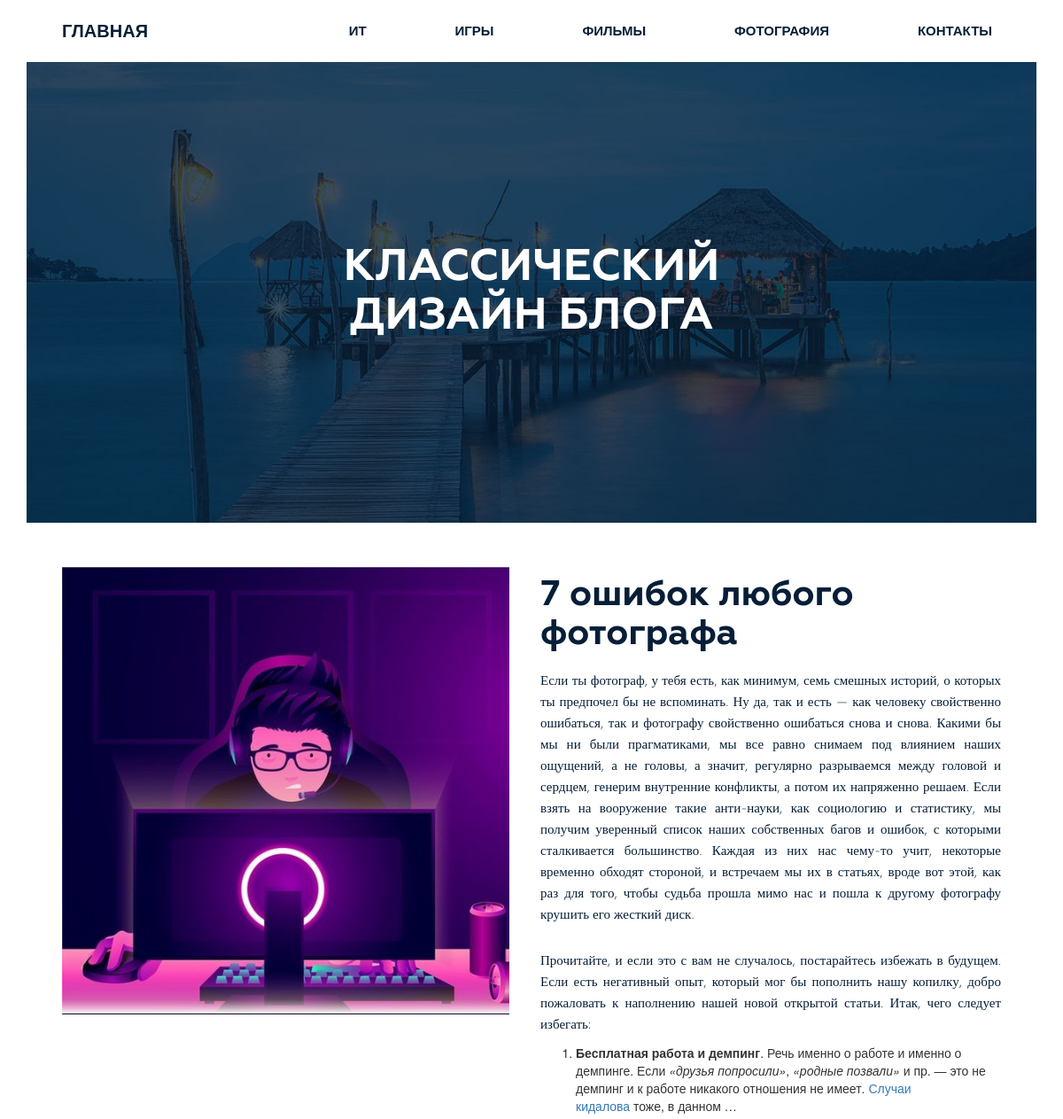
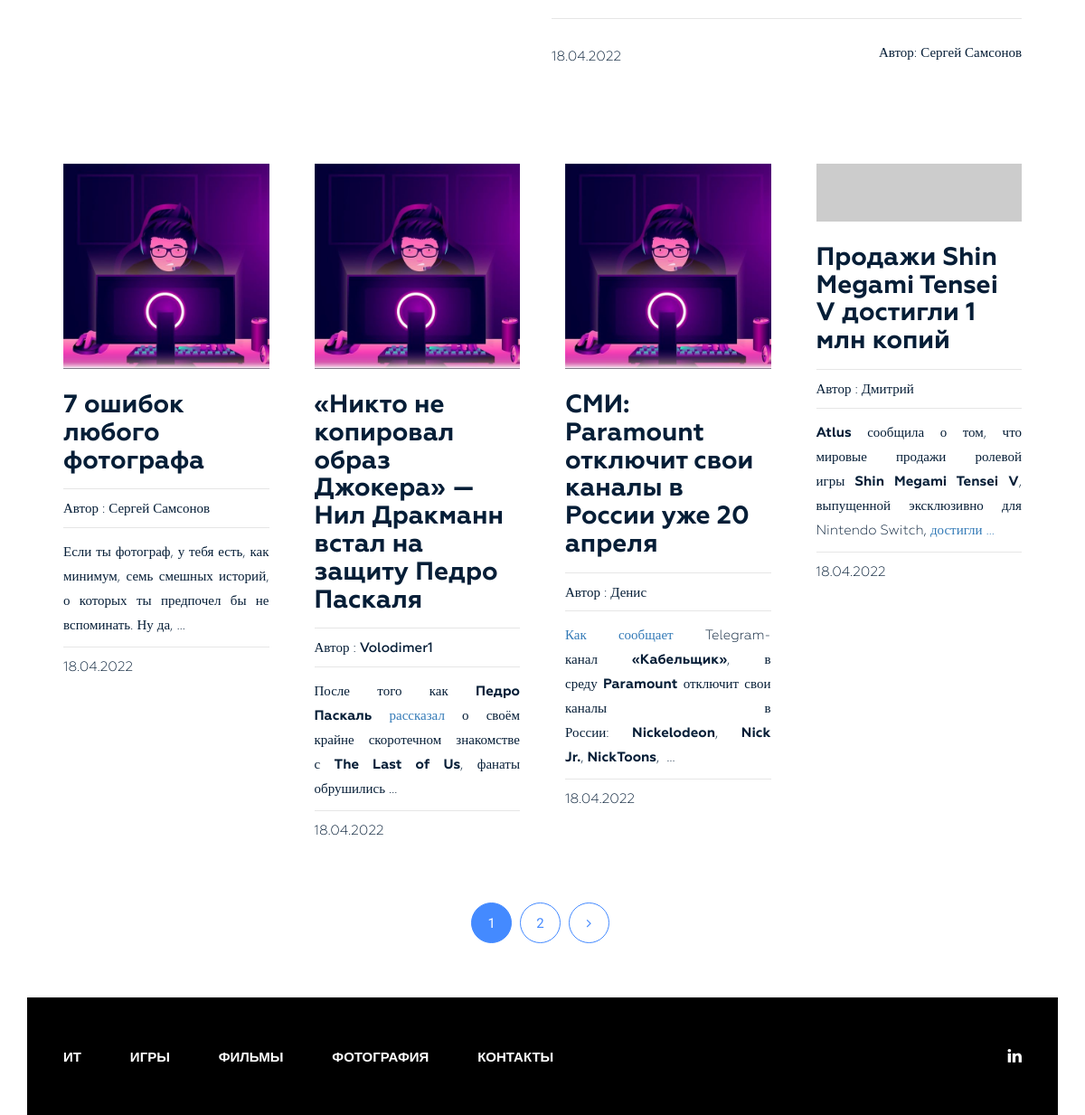
The page / on the database its author committed (2 pictures, top to bottom).
### blog/models.py (models this page shows, shortened)
class Category(models.Model):
    title = models.CharField(max_length=255)
    slug = models.SlugField(max_length=255, verbose_name='url', unique=True)
    def get_absolute_url(self):
        return reverse('category', kwargs={"slug": self.slug})
    class Meta:
        verbose_name = 'Категория(ю)'
        verbose_name_plural = 'Категории'
        ordering = ['title']

class Post(models.Model):
    title = models.CharField(max_length=255)
    slug = models.SlugField(max_length=255, verbose_name='url', unique=True)
    author = models.CharField(max_length=255)
    content = models.TextField(blank=True)
    created_at = models.DateTimeField(auto_now_add=True, verbose_name='Опубликовано')
    photo = models.ImageField(upload_to='photos/%Y/%m/%d', blank=True)
    views = models.IntegerField(default=0, verbose_name='Кол-во просмотров')
    category = models.ForeignKey(Category, on_delete=models.PROTECT, related_name='posts')
    tags = models.ManyToManyField(Tag, blank=True, related_name='posts')
    def __str__(self):
        return self.title
    def get_absolute_url(self):
        return reverse('post', kwargs={"slug": self.slug})
    class Meta:
        verbose_name = 'Статья(ю)'
        verbose_name_plural = 'Статьи'
        ordering = ['-created_at']

### blog/views.py (the view)
# urls.py: path('', Home.as_view(), name='home'),
class Home(ListView):
    model = Post
    template_name = 'blog/index.html'
    context_object_name = 'posts'
    paginate_by = 4
    def get_context_data(self, *, object_list=None, **kwargs):
        context = super().get_context_data(**kwargs)
        context['title'] = 'Classic Blog Design'
        return context

### blog/templatetags/menu.py (called while the page is built)
@register.inclusion_tag('blog/menu_tpl.html')
def show_menu(menu_class='menu'):
    categories = Category.objects.all()
    return {"categories": categories, "menu_class": menu_class}

### blog/templatetags/popular.py (called while the page is built)
@register.inclusion_tag('blog/popular_post_tpl.html')
def get_popular_post(cnt=1):
    post_pop = Post.objects.order_by('-views')[:cnt]
    print({'post_pop': post_pop})
    return {'post_pop': post_pop}

### blog/templates/blog/index.html (shortened to what this page needs)
{% extends 'base.html' %}
{% load static %}
{% load popular %}
{% block content %}
<section class="bg-text-area">
    <div class="container">
        <div class="row">
            <div class="col-md-12">
                <div class="bg-text">
                    <h3>Классический дизайн блога</h3>
                </div>
            </div>
        </div>
    </div>
</section>
<section class="blog-post-area">
    <div class="container">
        <div class="row">
            <div class="blog-post-area-style">
                {% get_popular_post %}
                {% for post in posts %}
                <div class="col-md-3">
                    <div class="single-post">
                        {% if post.photo %}
                        <img src="{{ post.photo.url }}" alt="{{ post.title }}">
                        {% else %}
                        <img src="https://picsum.photos/id/1060/300/201/?blur=2" alt="{{ post.title }}">
                        {% endif %}
                        <h3><a href="{{ post.get_absolute_url }}">{{ post.title }}</a></h3>
                        <h4><span>Автор : <span class="author-name">{{ post.author }}</span></span>
                        </h4>
                        {{ post.content|truncatewords_html:20|safe }}
                        <h4><span>{{ post.created_at|date:"d.m.Y" }}</span></h4>
                    </div>
                </div>
                {% endfor %}
            </div>
        </div>
    </div>
    {% if page_obj.has_other_pages %}
    <div class="pegination">
        <div class="nav-links">
            {% for p in page_obj.paginator.page_range %}
                {% if page_obj.number == p %}
                <span class="page-numbers current">{{ p }}</span>
                {% elif p > page_obj.number|add:-3 and p < page_obj.number|add:3 %}
                <a class="page-numbers" href="?page={{ p }}">{{ p }}</a>
                {% endif %}
            {% endfor %}
            {% if page_obj.has_next %}
            <a class="page-numbers" href="?page={{ page_obj.next_page_number }}"><i class="fa fa-angle-right" aria-hidden="true"></i></a>
            {% endif %}
        </div>
    </div>
    {% endif %}
</section>
{% endblock %}

### templates/base.html (shortened to what this page needs)
{% load static %}
{% load cache %}
<!DOCTYPE html>
<html lang="en">
<head>
    <link rel="stylesheet" href="{% static 'css/bootstrap.css' %}">
    <link rel="stylesheet" href="{% static 'css/contact.css' %}">
    <link rel="stylesheet" href="{% static 'css/font-awesome.min.css' %}">
    <link rel="stylesheet" href="{% static 'css/owl.carousel.min.css' %}">
    <link rel="stylesheet" href="{% static 'css/owl.theme.default.min.css' %}">
    <link rel="stylesheet" href="{% static 'style.css' %}">
    <link rel="stylesheet" href="{% static 'responsive.css' %}">
</head>
<body>
    <div class="wrapper">
        {% cache 20 header %}
        {% include 'inc/_header.html' %}
        {% endcache %}
        {% block content %}{% endblock %}
        {% cache 20 footer %}
        {% include 'inc/_footer.html' %}
        {% endcache %}
    </div>
</body>
</html>

### templates/inc/_header.html
{% load menu %}
<header class="header">
    <div class="container">
        <div class="row">
            <div class="col-md-2">
                <div class="logo">
                    <h2><a href="{% url 'home' %}">Главная</a></h2>
                </div>
            </div>
            <div class="col-md-10">
                {% show_menu %}
            </div>
        </div>
    </div>
</header>

### blog/templates/blog/menu_tpl.html
<div class="{{ menu_class }}">
    <ul>
        {% for item in categories %}
        <li><a href="{{ item.get_absolute_url }}">{{ item.title }}</a></li>
        {% endfor %}
        <li><a href="{% url 'contact' %}">Контакты</a></li>
    </ul>
</div>

### blog/templates/blog/popular_post_tpl.html
<div class="col-md-12">
    <div class="single-post-big">
        {% for post in post_pop %}
        <div class="big-image">
            {% if post.photo %}
            <img src="{{ post.photo.url }}" alt="{{ post.title }}">
            {% else %}
            <img src="https://picsum.photos/id/1060/300/201/?blur=2" alt="{{ post.title }}">
            {% endif %}
        </div>
        <div class="big-text">
            <h3><a href="{{ post.get_absolute_url }}">{{ post.title }}</a></h3>
            {{post.content|truncatewords_html:200|safe }}
            <h4><span class="date">{{ post.created_at|date:"d.m.Y" }}</span><span class="author">Автор: <span
                    class="author-name">{{ post.author }}</span></span>
            </h4>
        </div>
        {% endfor %}
    </div>
</div>

### templates/inc/_footer.html
{% load menu %}
<footer class="footer">
    <div class="container">
        <div class="row">
            <div class="col-md-12">
                <div class="footer-bg">
                    <div class="row">
                        <div class="col-md-9">
                            {% show_menu 'footer-menu' %}
                        </div>
                        <div class="col-md-3">
                            <div class="footer-icon">
                                <p><a href="https://www.linkedin.com/in/diana-p-a649691b5/"><i class="fa fa-linkedin"
                                                                                               aria-hidden="true"></i></a>
                                </p>
                            </div>
                        </div>
                    </div>
                </div>
            </div>
        </div>
    </div>
</footer>

### siteblog/static/css/contact.css (style rules this page uses)
* { box-sizing: border-box; }

### rows shown on the page
Category: title "ИТ"
Category: title "ИГРЫ"
Category: title "ФИЛЬМЫ"
Category: title "ФОТОГРАФИЯ"
Post: photo (picture), title "7 ошибок любого фотографа", content "Если ты фотограф, у тебя есть, как минимум, семь смешных историй, о которых ты предпочел бы не вспоминать. Ну да, так и есть — как человеку свойственно ошибаться, так и фотографу свойственно ошибаться снова и снова. Какими бы мы ни были прагматиками, мы все равно снимаем под влиянием наших ощущений, а не головы, а значит, регулярно разрываемся между головой и сердцем, генерим внутренние конфликты, а потом их напряженно решаем. Если взять на вооружение такие анти-науки, как социологию и статистику, мы получим уверенный список наших собственных багов и ошибок, с которыми сталкивается большинство. Каждая из них нас чему-то учит, некоторые временно обходят стороной, и встречаем мы их в статьях,…", created_at "18.04.2022", author "Сергей Самсонов", content "Если ты фотограф, у тебя есть, как минимум, семь смешных историй, о которых ты предпочел бы не вспоминать. Ну да, …"
Post: photo (picture), title "«Никто не копировал образ Джокера» — Нил Дракманн встал на защиту Педро Паскаля", author "Volodimer1", content "После того как Педро Паскаль рассказал о своём крайне скоротечном знакомстве с The Last of Us , фанаты обрушились …", created_at "18.04.2022"
Post: photo (picture), title "СМИ: Paramount отключит свои каналы в России уже 20 апреля", author "Денис", content "Как сообщает Telegram-канал «Кабельщик» , в среду Paramount отключит свои каналы в России: Nickelodeon , Nick Jr. , NickToons , …", created_at "18.04.2022"
Post: title "Продажи Shin Megami Tensei V достигли 1 млн копий", author "Дмитрий", content "Atlus сообщила о том, что мировые продажи ролевой игры Shin Megami Tensei V , выпущенной эксклюзивно для Nintendo Switch, достигли …", created_at "18.04.2022"

### other values the page prints
{{ p }} "1"
{{ p }} "2"
